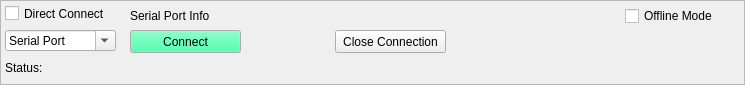
        <widget class="QFrame" name="frame">
         <property name="sizePolicy">
          <sizepolicy hsizetype="Preferred" vsizetype="Minimum">
           <horstretch>0</horstretch>
           <verstretch>0</verstretch>
          </sizepolicy>
         </property>
         <property name="minimumSize">
          <size>
           <width>0</width>
           <height>75</height>
          </size>
         </property>
         <property name="frameShape">
          <enum>QFrame::StyledPanel</enum>
         </property>
         <property name="frameShadow">
          <enum>QFrame::Raised</enum>
         </property>
         <widget class="QLabel" name="StatusLabel">
          <property name="geometry">
           <rect>
            <x>5</x>
            <y>60</y>
            <width>231</width>
            <height>16</height>
           </rect>
          </property>
          <property name="text">
           <string>&lt;html&gt;&lt;head/&gt;&lt;body&gt;&lt;p&gt;Status:&lt;/p&gt;&lt;/body&gt;&lt;/html&gt;</string>
          </property>
         </widget>
         <widget class="QPushButton" name="disconnectButton">
          <property name="geometry">
           <rect>
            <x>335</x>
            <y>30</y>
            <width>111</width>
            <height>23</height>
           </rect>
          </property>
          <property name="text">
           <string>Close Connection</string>
          </property>
         </widget>
         <widget class="QComboBox" name="serialSelectorBox">
          <property name="geometry">
           <rect>
            <x>5</x>
            <y>30</y>
            <width>111</width>
            <height>21</height>
           </rect>
          </property>
          <property name="editable">
           <bool>true</bool>
          </property>
          <property name="currentText">
           <string>Serial Port</string>
          </property>
          <item>
           <property name="text">
            <string>Serial Port</string>
           </property>
          </item>
         </widget>
         <widget class="QLabel" name="label_2">
          <property name="geometry">
           <rect>
            <x>130</x>
            <y>5</y>
            <width>296</width>
            <height>21</height>
           </rect>
          </property>
          <property name="text">
           <string>Serial Port Info</string>
          </property>
         </widget>
         <widget class="QPushButton" name="sendButton">
          <property name="geometry">
           <rect>
            <x>130</x>
            <y>30</y>
            <width>111</width>
            <height>23</height>
           </rect>
          </property>
          <property name="palette">
           <palette>
            <active>
             <colorrole role="Button">
              <brush brushstyle="SolidPattern">
               <color alpha="255">
                <red>32</red>
                <green>255</green>
                <blue>155</blue>
               </color>
              </brush>
             </colorrole>
            </active>
            <inactive>
             <colorrole role="Button">
              <brush brushstyle="SolidPattern">
               <color alpha="255">
                <red>32</red>
                <green>255</green>
                <blue>155</blue>
               </color>
              </brush>
             </colorrole>
            </inactive>
            <disabled>
             <colorrole role="Button">
              <brush brushstyle="SolidPattern">
               <color alpha="255">
                <red>32</red>
                <green>255</green>
                <blue>155</blue>
               </color>
              </brush>
             </colorrole>
            </disabled>
           </palette>
          </property>
          <property name="text">
           <string>Connect</string>
          </property>
         </widget>
         <widget class="QCheckBox" name="checkBox_2">
          <property name="geometry">
           <rect>
            <x>5</x>
            <y>5</y>
            <width>101</width>
            <height>17</height>
           </rect>
          </property>
          <property name="text">
           <string>Direct Connect</string>
          </property>
         </widget>
         <widget class="QCheckBox" name="OfflineCheckBox">
          <property name="geometry">
           <rect>
            <x>625</x>
            <y>5</y>
            <width>111</width>
            <height>22</height>
           </rect>
          </property>
          <property name="text">
           <string>Offline Mode</string>
          </property>
         </widget>
        </widget>
